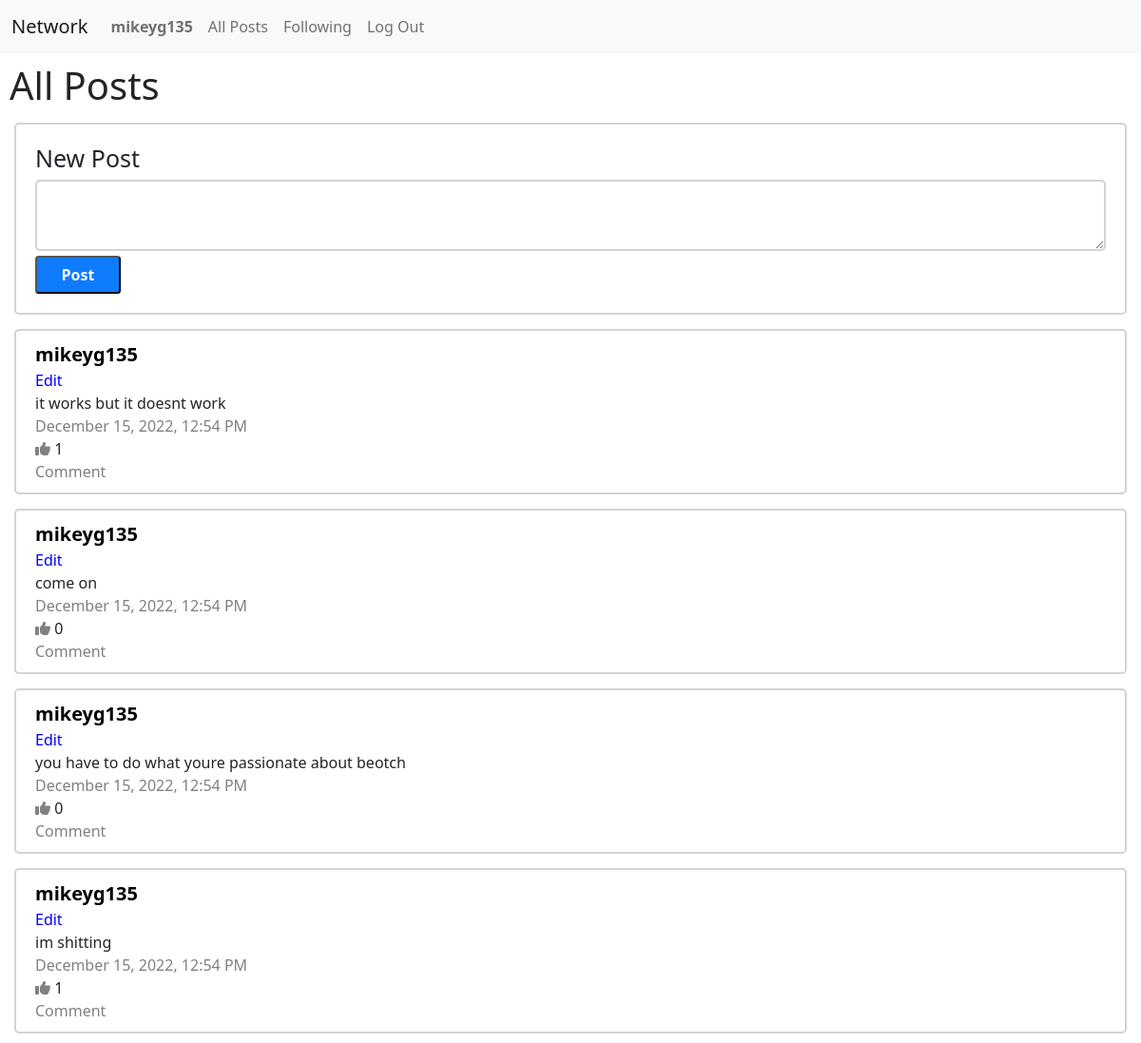
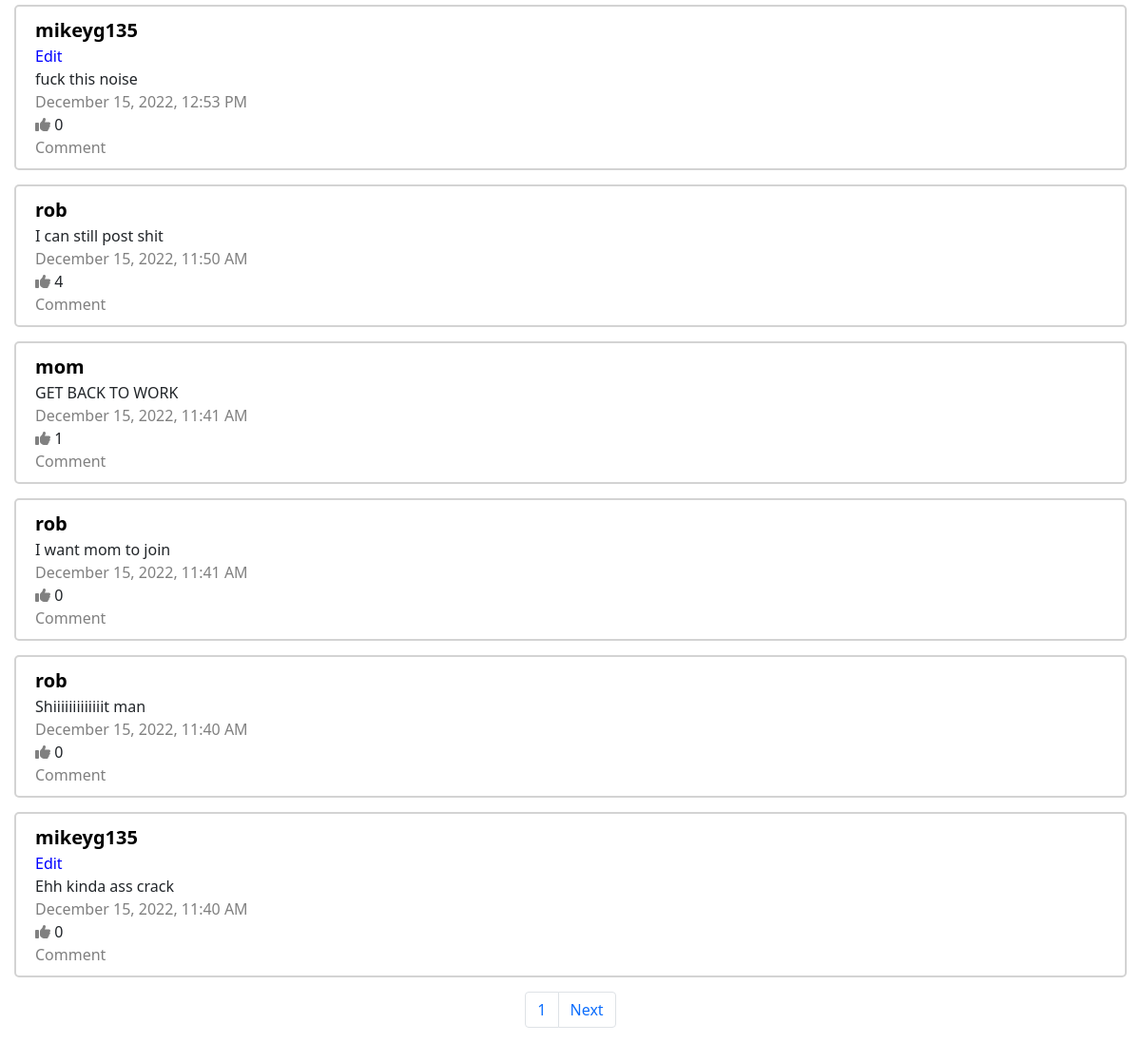
The page /comment/9/This app is cool! (signed in) on the database its author committed (2 pictures, top to bottom).
### network/models.py (models this page shows)
class User(AbstractUser):
    pass

class All_Post(models.Model):
    id = models.IntegerField(primary_key=True)
    username = models.TextField(max_length=500)
    comment = models.TextField(max_length=500)
    date = models.TextField(max_length=500)
    time = models.TextField(max_length=500)
    datetime = models.DateTimeField(blank=True, default=datetime.now)
    likes = models.IntegerField()

### network/views.py (the view)
# urls.py: path("comment/<int:id>/<str:comment>", views.change_comment, name="change_comment")
def change_comment(request, id, comment):
    edit = All_Post.objects.filter(id=id)
    edit.update(comment = comment)
    All_Posts = All_Post.objects.all().order_by('datetime').reverse()
    post_paginator = Paginator(All_Posts, 10)
    page_num = request.GET.get('page')
    page = post_paginator.get_page(page_num)
    return render(request, "network/index.html", {
        "All_Posts": post_paginator.object_list,
        "page": page
    })

### network/templates/network/index.html (shortened to what this page needs)
{% extends "network/layout.html" %}
{% block body %}
    <h1 style="margin: 10px;">All Posts</h1>
    <div id = "new_postDiv">
        <form method="post">
            <h6 style="font-size: 25px;">New Post</h6>
            <textarea name="post_comment"></textarea>
            <input type="submit" class="text-light" value="Post">
        </form>
    </div>
    {% for post in page.object_list %}
    <div id="post">
        <div id="usernameDiv"> <a style="text-decoration: none; color: black;" id = "username" href="{% url 'profile_page' post.username %}">{{ post.username }}</a></div>
        <div id="comment">{{ post.comment }}</div>
        <div id="date" style="color: gray">{{ post.date }}, {{ post.time }}</div>
    {% if post.id in ids %}
        <div id="likes"> <i id = "like" style="color: gold" class="fa-solid fa-thumbs-up"></i> <span id="numLikes">{{ post.likes}}</span></div>
    {% else %}
        <div id="dislikes"> <i id = "dislike" style="color: gray" class="fa-solid fa-thumbs-up"></i> <span id="numLikes">{{ post.likes}}</span></div>
    {% endif%}
        <div style="color: gray">Comment</div>
    </div>
    {% endfor %}
    <nav id="paginationNav">
        <ul class="pagination">
          <li class="page-item"><a class="page-link" href="#">{{ page.number }}</a></li>
        {% if page.has_next%}
          <li class="page-item"><a class="page-link" href="{% url 'index' %}?page={{ page.next_page_number }}">Next</a></li>
        {% endif %}
        </ul>
    </nav>
{% endblock %}

### network/templates/network/layout.html (shortened to what this page needs)
{% load static %}
<!DOCTYPE html>
<html lang="en">
    <head>
        <link href="https://cdn.jsdelivr.net/npm/bootstrap@5.0.2/dist/css/bootstrap.min.css" rel="stylesheet">
        <link href="{% static 'network/styles.css' %}" rel="stylesheet">
    </head>
    <body>
       <nav class="navbar navbar-expand-sm navbar-light bg-light">
            <div class="container-fluid">
                <a class="navbar-brand" href="#">Network</a>
              <div class="collapse navbar-collapse" id="navbarNav">
                <ul class="navbar-nav">
                        {% if user.is_authenticated %}
                            <li class="nav-item">
                                <a class="nav-link" href="#" id="user"><strong>{{ user.username }}</strong></a>
                            </li>
                        {% endif %}
                           <li class="nav-item">
                                <a class="nav-link" href="{% url 'index' %}">All Posts</a>
                            </li>
                        {% if user.is_authenticated %}
                            <li class="nav-item">
                                <a class="nav-link" href="{% url 'following' %}">Following</a>
                            </li>
                            <li class="nav-item">
                                <a class="nav-link" href="{% url 'logout' %}">Log Out</a>
                            </li>
                        {% endif %}
                </ul>
              </div>
            </div>
          </nav>
        <div class="body">
            {% block body %}
            {% endblock %}
        </div>
    </body>
</html>

### network/static/network/styles.css (style rules this page uses)
ul li { display: inline !important; }
#new_postDiv { border: 2.5px solid lightgray; border-radius: 5px; margin: 15px; padding: 20px; }
#new_postDiv textarea { display: block; width: 100%; height: 75px; border-radius: 5px; border: 2.5px solid lightgray; }
#new_postDiv input { margin-top: 5px; border-radius: 3.5px; padding-left: 7.5px; padding-right: 7.5px; background: rgb(15,123,255); }
#post { border: 2.5px solid lightgray; padding: 20px; padding-top: 10px; padding-bottom: 10px; border-radius: 5px; margin: 15px; }
#username { font-size: 20px; font-weight: bold; margin-top: 5px; margin-bottom: 5px; }
form input { background: black; color: white; font-weight: bold; padding: 6px; border-radius: 25%/50%; width: 90px; }
#paginationNav { margin: 0 auto !important; text-align: center !important; }
.pagination { width: fit-content; margin-left: auto !important; margin-right: auto !important; }

### rows shown on the page
User: username "mikeyg135"
All_Post: username "mikeyg135", comment "it works but it doesnt work", date "December 15, 2022", time "12:54 PM", likes "1"
All_Post: username "mikeyg135", comment "come on", date "December 15, 2022", time "12:54 PM", likes "0"
All_Post: username "mikeyg135", comment "you have to do what youre passionate about beotch", date "December 15, 2022", time "12:54 PM", likes "0"
All_Post: username "mikeyg135", comment "im shitting", date "December 15, 2022", time "12:54 PM", likes "1"
All_Post: username "mikeyg135", comment "fuck this noise", date "December 15, 2022", time "12:53 PM", likes "0"
All_Post: username "rob", comment "I can still post shit", date "December 15, 2022", time "11:50 AM", likes "4"
All_Post: username "mom", comment "GET BACK TO WORK", date "December 15, 2022", time "11:41 AM", likes "1"
All_Post: username "rob", comment "I want mom to join", date "December 15, 2022", time "11:41 AM", likes "0"
All_Post: username "rob", comment "Shiiiiiiiiiiiiit man", date "December 15, 2022", time "11:40 AM", likes "0"
All_Post: username "mikeyg135", comment "Ehh kinda ass crack", date "December 15, 2022", time "11:40 AM", likes "0"

### other values the page prints
{{ page.number }} "1"
